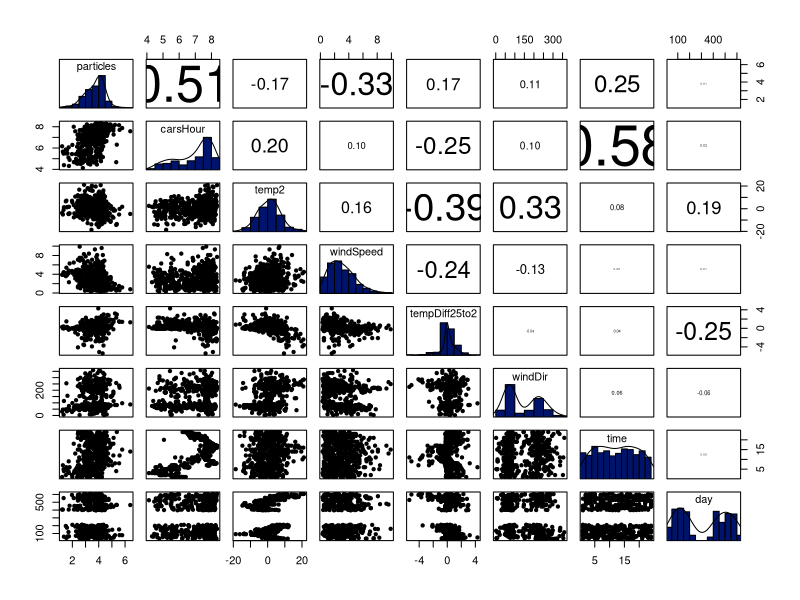
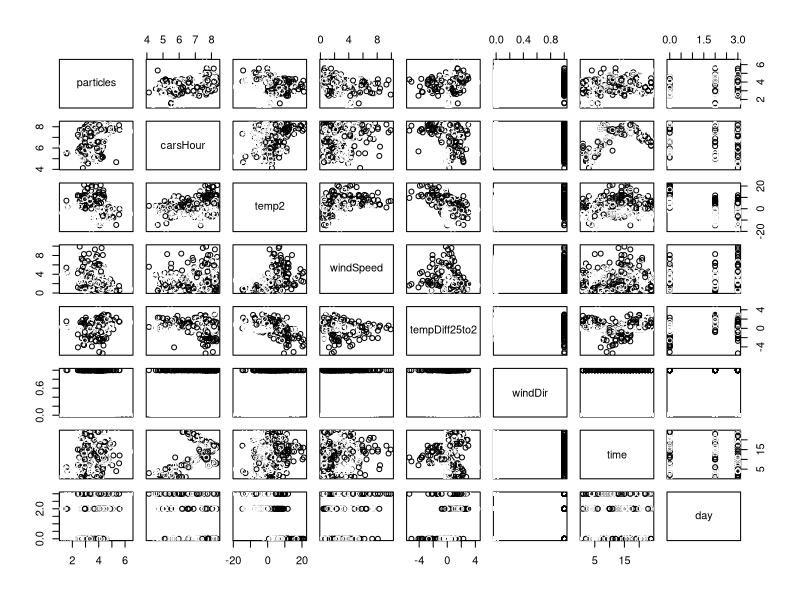
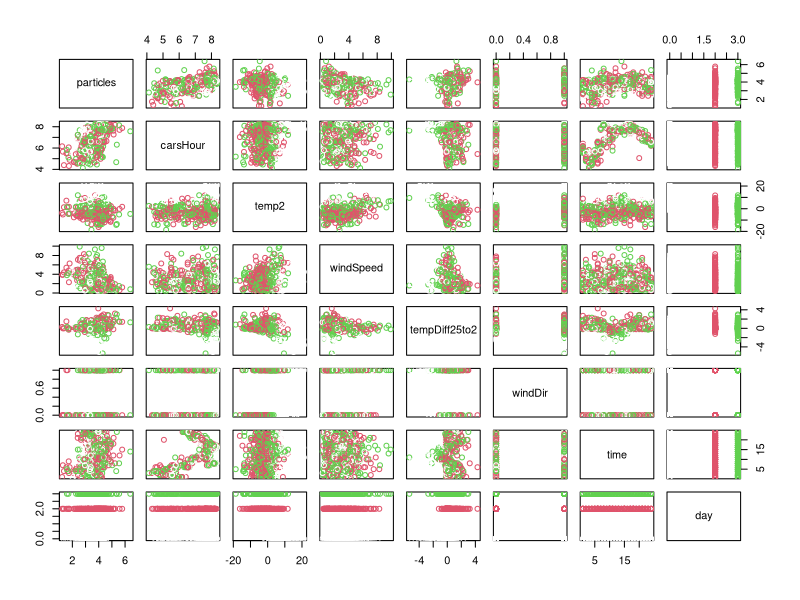
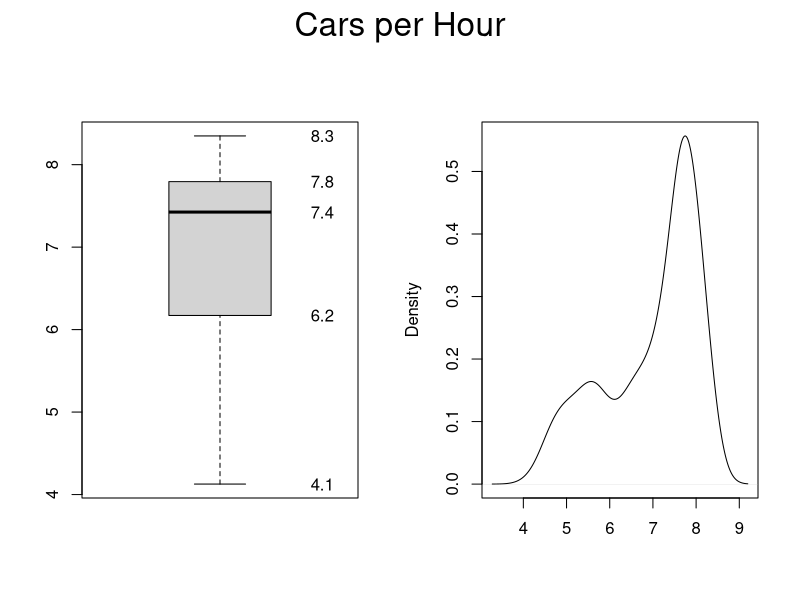
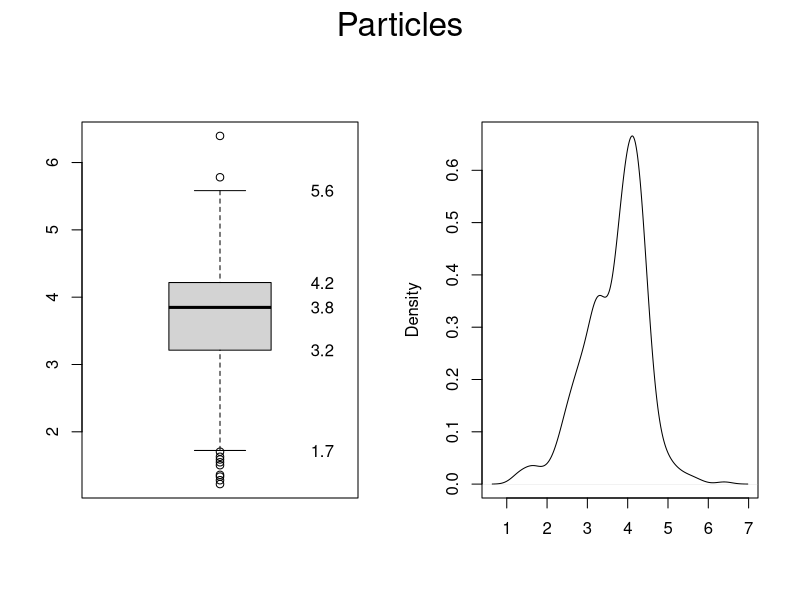
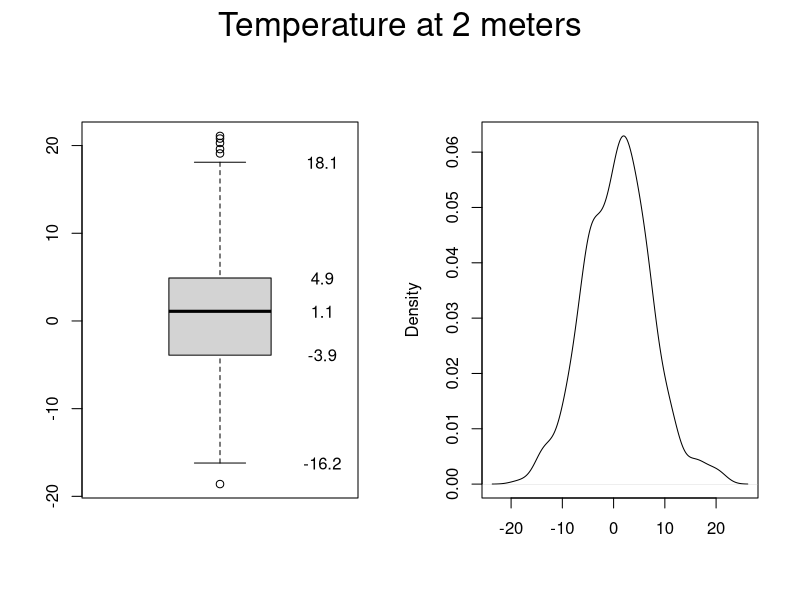
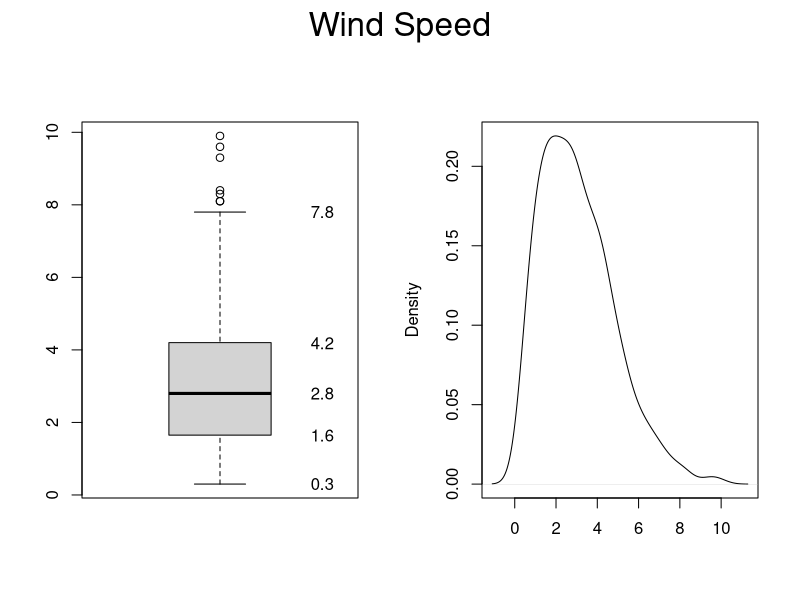
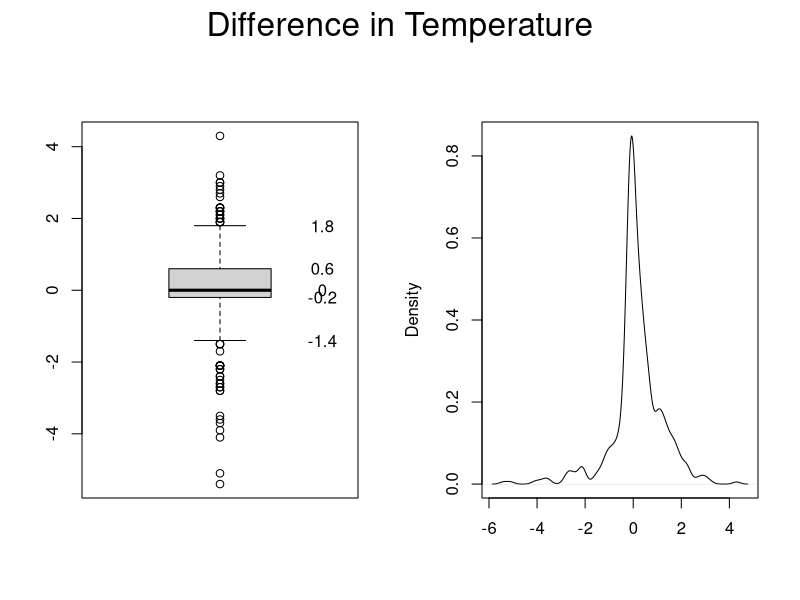

Write R code to recreate these figures, in order.
setwd("/Users/Jaime/Desktop/Master/PredictiveModeling/Project1/NO2/")
##################################Importing necessary libraries ###########
library("psych")
library("MASS")
library("scatterplot3d")
library("pracma")
library("tidyverse")
library("car")
library("glmnet")

##################################Loading the dataset##################################
no2 = read.csv("NO2.csv", col.names = c("particles", "carsHour", "temp2", "windSpeed", "tempDiff25to2", "windDir", "time", "day"))
attach(no2)
head(no2)

##################################First Exploratory Analysis##################################
pairs.panels(no2, 
             method = "pearson", # correlation method
             hist.col = "#00146E",
             col = "red",
             lm = FALSE,
             ellipses = FALSE,
             smooth = FALSE,
             #pch = c(21,21)[class],
             #bg=my_cols[class],
             rug = FALSE,
             cex.cor = 5,
             scale = TRUE,
             density = TRUE  # show density plots
)

##################################FIXING THE VARIABLES#######################################
## Cleaning day by season. The day variable is measured as number of days from October 1. 2001
# Spring = 0; Summer = 1; Autumn = 2; Winter = 3
summary(day)
seasons <- day
for (i in 1:length(day)) {
  if ((day[i] >= 0 && day[i] <= 91) || (day[i] >= 366 && day[i] <= 457)) {
    seasons[i] <- as.double(2)
  }
  else if ((day[i] >= 92 && day[i] <= 183) || (day[i] >= 458 && day[i] <= 549)) {
    seasons[i] <- as.double(3)
  }
  else if ((day[i] >= 184 && day[i] <= 275) || (day[i] >= 549 && day[i] <= 608)) {
    seasons[i] <- as.double(0)
  }
  else if (day[i] >= 276 && day[i] <= 365) {
    seasons[i] <- as.double(1)
  }
}

no2$day <- seasons

## Fixing wind direction by splitting it into two clusters since there seems to be two clearly different wind directions
clusterWindDir <- kmeans(windDir,2)$cluster
no2$windDir<-clusterWindDir-1

#Ploting the data coloring according to the categorical values (No clear difference in the data with these two groupings):
pairs(no2[c(sapply(no2,class)!="factor")],col=no2$windDir)
pairs(no2[c(sapply(no2,class)!="factor")],col=no2$day)

###################################DESCRIPTIVE ANALYSIS######################
dev.off() # Cleaning the plotting area

#This functions plots two graphs that help descrive the different variables
variable_analysis<-function(data,chart_name="chart_name"){
  par(mfcol=c(1,2),oma=c(0,0,2,0))
  
  boxplot(data,main=names(data),title="Boxplot")
  text(x = 1.4,labels = round(boxplot.stats(data)$stats,1),y = boxplot.stats(data)$stats)
  
  plot(density(data),main = "",xlab = "")  
  abline()
  mtext(chart_name,outer = T,cex=2)
}

variable_analysis(carsHour,"Cars per Hour")
variable_analysis(particles, "Particles")
variable_analysis(temp2, "Temperature at 2 meters")
variable_analysis(windSpeed, "Wind Speed")
variable_analysis(tempDiff25to2, "Difference in Temperature")


###################### ANALYZING LINEARITY PREDICTORS VS RESPONSE ###################
# This function plots the response variable vs the predictor.
# It also builds a linear model and tests the normality of the residuals assumptions
# by plotting its distribution.
models<-function(tobepredict="temp2",predictor="particles",data=no2){
  temp_1<-sapply(no2[names(no2)==tobepredict],as.numeric)
  temp_2<-sapply(no2[names(no2)==predictor],as.numeric)
  mod_temp <- lm(temp_1 ~ temp_2, data = no2)
  print(summary(mod_temp))
  #plot(temp_2~temp_1,xlab = predictor,ylab=tobepredict,main="Linear Model") The scatterplot shows more info
  plot(density(mod_temp$residuals),main="Theorical residuals Vs Empirical")
  lines(density(rnorm(n=10000,sd=sd(mod_temp$residuals))),col="blue")
  scatterplot(x=temp_1,y=temp_2,col = 1, regLine = FALSE, smooth = FALSE,xlab = predictor,ylab = tobepredict)
  #abline(coef=mod_temp$coefficients, col = "red")
  print("Check the two graphs")
  return(mod_temp)
}

## particles vs carsHour
# Linear relation is observed
modCarsParticles <- models("particles","carsHour")
# Slightly negative skewness
skew(modCarsParticles$residuals)

## particles vs temp2 
# Linear relation can not be appreciated (cloud of points)
modTempParticles <- models("particles","temp2")
# Negative skewed - not large
skew(modTempParticles$residuals)

## Particles vs windSpeed 
# Linear relation can be observed
modWindSpeedParticles <- models("particles","windSpeed")
# Similar skewness to that of temp2
skew(modWindSpeedParticles$residuals)

## particles vs tempDiff25to2 
# Not linear relation. Most of the points close to 0 -> low variance of the predictor, might not be useful 
modTempDiffParticles <- models("particles","tempDiff25to2")
# Similar skewness to that of temp2
skew(modTempDiffParticles$residuals)

dev.off()
## particles VS windDir
# WinDir transformed into binary variable, as we've seen before there's no division according to windDir
plot(particles,col=clusterWindDir,pch=19,cex=0.8)

## CarsHour vs time 
# The correlation coefficient of this two predictors is high but looking at the first 
# graph these predictors seem to have some king of sinusoidal relation.
# We are going to try to prove that time has a trigonometric relation with carsHour
summary(time)
per <- max(time)
plot(carsHour~time)
timePlot <- linspace(1, 24, 1000)
lines(6.2 - 2*sin((2*pi/24)*timePlot+0.5)~timePlot)

## particles vs time
# Difficult to fit a model because time is discrete and has a trigonometric relation 
# with carsHour which is enough reason to not use this predictor.
models("particles","time")

## particles vs day. Already fixed the variable. 
# No insights from the plot
plot(particles, col=no2$day)

##################################BUILDING THE LINEAR MODELS##################################
# -7 is applied in order to delete time because it does not meet linearity assumptions.

mod <- lm(particles ~ ., data = no2[,-7])
summary(mod)
# From this result, we can conclude that day & winDir are not significant variables
anova(mod)
# From this result, we can see that the variable that has a higher weight on the response is carsHour

modBIC <- stepAIC(mod, k=log(length(particles)))
cleanModel <- lm(no2[,-7])
cleanModelBIC <- stepAIC(cleanModel, k = log(length(particles)))
#Previous hints from ANOVA are confirmed using BIC

#Ploting the predictors maintained after applying BIC and response variable.
pairs.panels(no2[,c(1,2,3,4,5)],
             method = "pearson", # correlation method
             hist.col = "#00146E",
             lm = FALSE,
             ellipses = FALSE,
             smooth = FALSE,
             #pch = c(21,21,21,21)[as.factor(seasons)],
             #bg=c("green", "red", "yellow", "blue")[as.factor(seasons)],
             rug = FALSE,
             cex.cor = 5,
             scale = TRUE,
             density = TRUE  # show density plots
)

#As we expected, BIC gets rid of the season variable & winDir
# 3 Steps, at first day (which in reality are two variables now) is removed and then winDir, improving the score of the AIC
summary(cleanModelBIC)
cleanModelBIC$anova

# As stated befor, from this result we can see that the variable that has a higher impact is carsHour, 
# and that the windSpeed reduces the number of particles, which makes sense
cleanModelBIC$coefficients

############################CHECKING MODEL ASSUMPTIONS#############################

plot(cleanModelBIC) ### This returns various graphs that might help seeing if the model assumptions are met, specially those concering errors
## Linearity -> Previously checked, also trigonometric relation between carHour & particles

## Error normality -> With the graphs we can check that the residual follow a a normal distribution
par(mfrow=c(1,2))
plot(cleanModelBIC,2)
plot(density(cleanModelBIC$residuals),main="")
lines(col="blue",x = density(rnorm(n = 10000,sd=sd(cleanModelBIC$residuals))))
dev.off()

## Homoscedasticity -> The variance is approximately constant and p-value lets us reject the null hypothesis
# of the variance not being constant
ncvTest(cleanModelBIC)
plot(cleanModelBIC,3)

## Independe -> Hard to check using graphs, so we apply DurbinWatsonTest
lag.plot(cleanModelBIC$residuals, lags = 1, do.lines = FALSE)
durbinWatsonTest(cleanModelBIC)

## Multicollinearity -> as interactions between variables are not easy to see, we apply Variance Inflation Factor
vif(cleanModelBIC)

############################CHECKING NON-LINEAR MODELS#############################

## BIC with first order interactions
modFirstOrder <- stepAIC(object = lm(particles ~ ., data = no2[-7]), scope = particles ~ .^2, k = log(length(particles)), trace = 0)
BIC(modFirstOrder)
summary(modFirstOrder)
# Model performance is not improved in a significant way applying higher order interactions and complexity gets higher, so it might not be worthy.

## BIC with second order interactions
carsHourSq <- poly(x = carsHour, degree = 2, raw = TRUE)
temp2Sq <- poly(x = temp2, degree = 2, raw = TRUE)
windSpeedSq <- poly(x = windSpeed, degree = 2, raw = TRUE)
tempDiff25to2Sq <- poly(x = tempDiff25to2, degree = 2, raw = TRUE)
no2Sq <- data.frame("particles" = particles,
                    "carsHour" = carsHourSq[,1], "carsHourSq" = carsHourSq[,2],
                    "temp2" = temp2Sq[,1], "temp2Sq" = temp2Sq[,2],
                    "windSpeed" = windSpeedSq[,1], "windSpeedSq" = windSpeedSq[,2],
                    "tempDiff25to2" = tempDiff25to2Sq[,1], "tempDiff25to2Sq" = tempDiff25to2Sq[,2])
modFirstOrderWithSq <- stepAIC(object = lm(particles ~ ., data = no2Sq), scope = particles ~ .^2, k = log(length(particles)), trace = 0)
BIC(modFirstOrderWithSq)
summary(modFirstOrderWithSq)
# Taking into account squared predictors does improve the BIC and the adjusted R^2. This model might be the best
# one if we were to carry out some supervised regression and our main objective were improving accuracy. Although
# it might also mean that we are overfitting. For the second report we shall explore more in depth this model.

############################RIDGE AND LASSO REGRESSION######################################
dev.off()

no2Matrix <- model.matrix.lm(particles ~ 0+carsHour+windSpeed+temp2+tempDiff25to2+no2$day+no2$windDir, na.action = "na.pass")
no2Matrix <- scale(no2Matrix)

ridgeMod <- glmnet(x = no2Matrix, y = particles, alpha = 0)
summary(ridgeMod)
# This graph shows the most important variables
plot(ridgeMod, xvar = "norm", label = TRUE)
# This graph shows the maximum adjusted R squared that can be measured
plot(ridgeMod, label = TRUE, xvar = "dev")

kcvRidge <- cv.glmnet(x = no2Matrix, y = particles, alpha = 0, nfolds = 10)
# Lambda that minimizes the error of the model
kcvRidge$lambda.min
# Minimum cross-validation error
min(kcvRidge$cvm)
# Lambda range (The minimum is in the minimum of the range)
range(kcvRidge$lambda)
lambdaGrid <- 10^seq(log10(kcvRidge$lambda[1]), log10(0.0001),
                     length.out = 250) # log-spaced grid
kcvRidge2 <- cv.glmnet(x = no2Matrix, y = particles, nfolds = 10, alpha = 0,
                       lambda = lambdaGrid)
plot(kcvRidge2)

# The glmnet fit is inside the output of cv.glmnet
modRidgeCV <- kcvRidge2$glmnet.fit

# Inspect the best models
plot(modRidgeCV, label = TRUE, xvar = "lambda")
abline(v = log(c(kcvRidge2$lambda.min, kcvRidge2$lambda.1se)))

# Ridge model with lambda 1se
bestRidge <- glmnet(x = no2Matrix, y = particles, lambda = kcvRidge2$lambda.1se, alpha = 0)
bestRidge$beta

##### Lasso
lassoMod <- glmnet(x = no2Matrix, y = particles, alpha = 1)
plot(lassoMod, xvar = "lambda", label = TRUE)
plot(lassoMod, label = TRUE, xvar = "dev")

kcvLasso <- cv.glmnet(x = no2Matrix, y = particles, alpha = 1, nfolds = 10)
kcvLasso$lambda.min
kcvLasso$lambda.1se
# In this case the minimum is not at an extreme
range(kcvLasso$lambda)
plot(kcvLasso)

ncvLasso <- cv.glmnet(x = no2Matrix, y = particles, alpha = 1, nfolds = 12,lambda = lambdaGrid)
plot(ncvLasso)

modLassoCV <- kcvLasso$glmnet.fit
plot(modLassoCV, label = TRUE, xvar = "lambda")
abline(v = log(c(kcvLasso$lambda.min, kcvLasso$lambda.1se)))

# Best Lasso model
bestLasso <- glmnet(x = no2Matrix, y = particles, alpha = 1, lambda = kcvLasso$lambda.1se)
bestLasso$beta
# As expected we should only take into account carsHour, temp2, windSpeed and tempDiff25to2 since they have the 
# highest coefficients both in Ridge and Lasso regression models

simpleBICClassification <- stepAIC(glm(I(particles > 3.85) ~ ., data = no2), k = log(length(particles)))
summary(simpleBICClassification)
yHat <- simpleBICClassification$fitted.values > 0.5
tab <- table(I(particles > 3.85), yHat)
tab
sum(diag(tab)) / sum(tab)
## Not worthy to take into consideration interactions
interactionsBICClassification <- stepAIC(glm(I(particles > 3.85) ~ .^2, data = no2), k = log(length(particles)))
summary(interactionsBICClassification)
yHat <- interactionsBICClassification$fitted.values > 0.5
tab <- table(I(particles > 3.85), yHat)
tab
sum(diag(tab)) / sum(tab)
## Squareing the variables improves the results, althouhg we need 10 predictors for this model
squaredBICClassidication <- stepAIC(glm(I(particles > 3.85) ~ .^2, data = no2Sq), k = log(length(particles)))
summary(squaredBICClassidication)
yHat <- squaredBICClassidication$fitted.values > 0.5
tab <- table(I(particles > 3.85), yHat)
tab
sum(diag(tab)) / sum(tab)

# 0 = Madrugada (0-6); 1 = Ma??ana (6-12); 2 = Tarde (12-18); 3 = Noche (18 - 24)
timeOfDay <- time
for (i in 1:length(time)) {
  if (time[i] >= 0 && time[i] < 6) {
    timeOfDay[i] <- 1
  }
  else if (time[i] >= 6 && time[i] < 12) {
    timeOfDay[i] <- 2
  }
  else if (time[i] >= 12 && time[i] < 18) {
    timeOfDay[i] <- 3
  }
  else if (time[i] >= 18) {
    timeOfDay[i] <- 4
  }
}

no2Aux <- data.frame("particles" = particles, "carsHour" = carsHour, "temp2" = temp2, "tempDiff25to2" = tempDiff25to2, "windSpeed" = windSpeed, "day" = no2$day, "windDir" = no2$windDir, "timeOfDay" = timeOfDay)

# Time of the day separates the amount of cars per hour which makes total sense.
plot(particles ~ carsHour, data = no2Aux, col = timeOfDay)
plot(particles ~ temp2, data = no2Aux, col = timeOfDay)
plot(particles ~ tempDiff25to2, data = no2Aux, col = timeOfDay)
plot(particles ~ windSpeed, data = no2Aux, col = timeOfDay)
plot(particles ~ carsHour, data = no2Aux, col = windDir+1) 
# Wind direction somewhat separates the temperature wich makes sense
plot(particles ~ temp2, data = no2Aux, col = windDir+1)
# There's a wind direction for which the variance of the temperature difference is smaller than for the other
plot(particles ~ tempDiff25to2, data = no2Aux, col = windDir+1)
# There's a direction that gets higher wind speeds but there's not too much of a difference
plot(particles ~ windSpeed, data = no2Aux, col = windDir+1)

## It could be interesting to see when the "PREAVISO" level is reached which is the value for which in Madrid we get "Escenario 1"
## The amount of NO2 needed to reach "PREAVISO" level is 180 mu g/m3
## From the original article: https://www.sciencedirect.com/science/article/pii/S135223100500021X#sec8 we know that
## the concentration of NO2 is measured in the same units as the "PREAVISO" level.
## Due to the small amount of observations measuring above this value we think it's going to be hard to train a good classifier
# DOES NOT WORK...
no2Real = data.frame("particles" = exp(particles), "carsHour" = carsHour, "temp2" = temp2, "tempDiff25to2" = tempDiff25to2, "windSpeed" = windSpeed, "windDir" = no2$windDir)

###
levelModel <- stepAIC(glm((particles > 180) ~ ., data = no2Real, family = "binomial"), k = log(length(particles)))
summary(levelModel)
plot(no2Real$particles>180 ~ tempDiff25to2)#, xlim = c(-100, 350))
x <- seq(-100, 350, l = 2000)
y <- exp(-(levelModel$coefficients[1] + levelModel$coefficients[2] * x))
y <- 1 / (1 + y)
lines(x, y, col = 2, lwd = 2)

yHat <- levelModel$fitted.values > 0.5
tab <- table(no2Real$particles > 180, yHat)
# It misspredicts all the observations above 180
tab
accuracy <- sum(diag(tab)) / sum(tab)
accuracy
tpr <- tab[1]/(tab[1]+tab[2])
tpr
tnr <- tab[4]/(tab[3]+tab[4])
tnr

###
levelModel <- stepAIC(glm((particles > 120) ~ ., data = no2Real, family="binomial"), k = log(length(particles)))
summary(levelModel)
plot(no2Real$particles>120 ~ carsHour)#, xlim = c(-100, 350))
x <- seq(-100, 350, l = 2000)
y <- exp(-(levelModel$coefficients[1] + levelModel$coefficients[2] * x))
y <- 1 / (1 + y)
lines(x, y, col = 2, lwd = 2)

yHat <- levelModel$fitted.values > 0.5
tab <- table(no2Real$particles > 120, yHat)
# As for 180, it predicts all the variables as being below 120, once again, the model is NOT right
tab
accuracy <- sum(diag(tab)) / sum(tab)
accuracy
tpr <- tab[1]/(tab[1]+tab[2])
tpr
tnr <- tab[4]/(tab[3]+tab[4])
tnr

###
levelModel <- stepAIC(glm((particles > 50) ~ ., data = no2Real, family = "binomial"), k = log(length(particles)))
summary(levelModel)
plot(no2Real$particles>50 ~ carsHour)#, xlim = c(-100, 350))
x <- seq(-100, 350, l = 2000)
y <- exp(-(levelModel$coefficients[1] + levelModel$coefficients[2] * x))
y <- 1 / (1 + y)
lines(x, y, col = 2, lwd = 2)

yHat <- levelModel$fitted.values > 0.5
tab <- table(no2Real$particles > 50, yHat)
# In this case it does a better job obtaining a 75% accuracy (WE COULD TRY SUPERVISED FOR THIS CASE)
tab
accuracy <- sum(diag(tab)) / sum(tab)
accuracy
tpr <- tab[1]/(tab[1]+tab[2])
tpr
tnr <- tab[4]/(tab[3]+tab[4])
tnr

## What if instead exponentiating, we take the logarithm of the barrier?
levelModel <- stepAIC(glm(particles > log(180) ~ ., data = no2, family = "binomial"), k=log(length(particles)))
summary(levelModel)
plot(no2$particles>log(180) ~ windSpeed)#, xlim = c(-100, 350))
x <- seq(-100, 350, l = 2000)
y <- exp(-(levelModel$coefficients[1] + levelModel$coefficients[2] * x))
y <- 1 / (1 + y)
lines(x, y, col = 2, lwd = 2)

yHat <- levelModel$fitted.values > 0.5
tab <- table(no2$particles > log(180), yHat)
# Same as in previous case
tab
accuracy <- sum(diag(tab)) / sum(tab)
accuracy
tpr <- tab[1]/(tab[1]+tab[2])
tpr
tnr <- tab[4]/(tab[3]+tab[4])
tnr

###
levelModel <- stepAIC(glm(particles > log(120) ~ ., data = no2, family = "binomial"), k=log(length(particles)))
summary(levelModel)
plot(no2$particles>log(120) ~ windSpeed)#, xlim = c(-100, 350))
x <- seq(-100, 350, l = 2000)
y <- exp(-(levelModel$coefficients[1] + levelModel$coefficients[2] * x))
y <- 1 / (1 + y)
lines(x, y, col = 2, lwd = 2)

yHat <- levelModel$fitted.values > 0.5
tab <- table(no2$particles > log(120), yHat)
# Same as in previous case 
tab
accuracy <- sum(diag(tab)) / sum(tab)
accuracy
tpr <- tab[1]/(tab[1]+tab[2])
tpr
tnr <- tab[4]/(tab[3]+tab[4])
tnr

###
levelModel <- stepAIC(glm(particles > log(50) ~ ., data = no2, family = "binomial"), k=log(length(particles)))
summary(levelModel)
plot(no2$particles>log(50) ~ windSpeed)#, xlim = c(-100, 350))
x <- seq(-100, 350, l = 2000)
y <- exp(-(levelModel$coefficients[1] + levelModel$coefficients[2] * x))
y <- 1 / (1 + y)
lines(x, y, col = 2, lwd = 2)

yHat <- levelModel$fitted.values > 0.5
tab <- table(no2$particles > log(50), yHat)
# Works better than when we exponentiate. Specially when looking at the true negative rate
tab
accuracy <- sum(diag(tab)) / sum(tab)
accuracy
tpr <- tab[1]/(tab[1]+tab[2])
tpr
tnr <- tab[4]/(tab[3]+tab[4])
tnr

###
levelModel <- stepAIC(glm(particles > log(68) ~ ., data = no2, family = "binomial"), k=log(length(particles)))
summary(levelModel)
plot(no2$particles>log(68) ~ windSpeed)#, xlim = c(-100, 350))
x <- seq(-100, 350, l = 2000)
y <- exp(-(levelModel$coefficients[1] + levelModel$coefficients[2] * x))
y <- 1 / (1 + y)
lines(x, y, col = 2, lwd = 2)

yHat <- levelModel$fitted.values > 0.5
tab <- table(no2$particles > log(68), yHat)
# By making it be higher than the third quartile the results improve
tab
accuracy <- sum(diag(tab)) / sum(tab)
accuracy
tpr <- tab[1]/(tab[1]+tab[2])
tpr
tnr <- tab[4]/(tab[3]+tab[4])
tnr

## What if we allow for interactions
levelModelInt <- stepAIC(glm(particles > log(180) ~ .^2, data = no2, family = "binomial"), k = log(length(particles)))
summary(levelModelInt)

yHat <- levelModelInt$fitted.values > 0.5
tab <- table(no2$particles > log(180), yHat)
# We get a perfect fit in this case, which means we might be overfitting. TEST-TRAIN SPLIT!!!!!
tab
accuracy <- sum(diag(tab)) / sum(tab)
accuracy
tpr <- tab[1]/(tab[1]+tab[2])
tpr
tnr <- tab[4]/(tab[3]+tab[4])
tnr

###
levelModelInt <- stepAIC(glm(particles > log(120) ~ .^2, data = no2, family = "binomial"), k = log(length(particles)))
summary(levelModelInt)

yHat <- levelModelInt$fitted.values > 0.5
tab <- table(no2$particles > log(120), yHat)
# We obtain the same results as when we do not allow for interactions
tab
accuracy <- sum(diag(tab)) / sum(tab)
accuracy
tpr <- tab[1]/(tab[1]+tab[2])
tpr
tnr <- tab[4]/(tab[3]+tab[4])
tnr

###
levelModelInt <- stepAIC(glm(particles > log(50) ~ .^2, data = no2, family = "binomial"), k = log(length(particles)))
summary(levelModelInt)

yHat <- levelModelInt$fitted.values > 0.5
tab <- table(no2$particles > log(50), yHat)
# We obtain worse results than when we do not allow for interactions
tab
accuracy <- sum(diag(tab)) / sum(tab)
accuracy
tpr <- tab[1]/(tab[1]+tab[2])
tpr
tnr <- tab[4]/(tab[3]+tab[4])
tnr

###
levelModelInt <- stepAIC(glm(particles > log(68) ~ .^2, data = no2, family = "binomial"), k = log(length(particles)))
summary(levelModelInt)

yHat <- levelModelInt$fitted.values > 0.5
tab <- table(no2$particles > log(68), yHat)
# Pretty much the same results
tab
accuracy <- sum(diag(tab)) / sum(tab)
accuracy
tpr <- tab[1]/(tab[1]+tab[2])
tpr
tnr <- tab[4]/(tab[3]+tab[4])
tnr



### Try to obtain the season with the rest of the predictors
summary(day)
warmCold <- day
for (i in 1:length(day)) {
  if ((day[i] >= 0 && day[i] <= 91) || (day[i] >= 366 && day[i] <= 457)) {
    warmCold[i] <- as.double(1)
  }
  else if ((day[i] >= 92 && day[i] <= 183) || (day[i] >= 458 && day[i] <= 549)) {
    warmCold[i] <- as.double(1)
  }
  else if ((day[i] >= 184 && day[i] <= 275) || (day[i] >= 549 && day[i] <= 608)) {
    warmCold[i] <- as.double(0)
  }
  else if (day[i] >= 276 && day[i] <= 365) {
    warmCold[i] <- as.double(0)
  }
}

no2WarmCold <- data.frame("particles" = particles, "carsHour" = carsHour, "temp2" = temp2, "tempDiff25to2" = tempDiff25to2, "windSpeed" = windSpeed, "windDir" = no2$windDir, "timeOfDay" = timeOfDay, "warmCold" = warmCold)
## Unfinished
seasonModel <- stepAIC(glm(warmCold ~ ., data = no2WarmCold, family = "binomial"), k = log(length(particles)))
summary(seasonModel)





######### TO DO:
# Poisson regression on seasons
# See what happens when we take the best model for the previous report and "convert" it into a logistic model
# Do a Train-Test Split for the model that might be overfitting
# Check the model correctness
